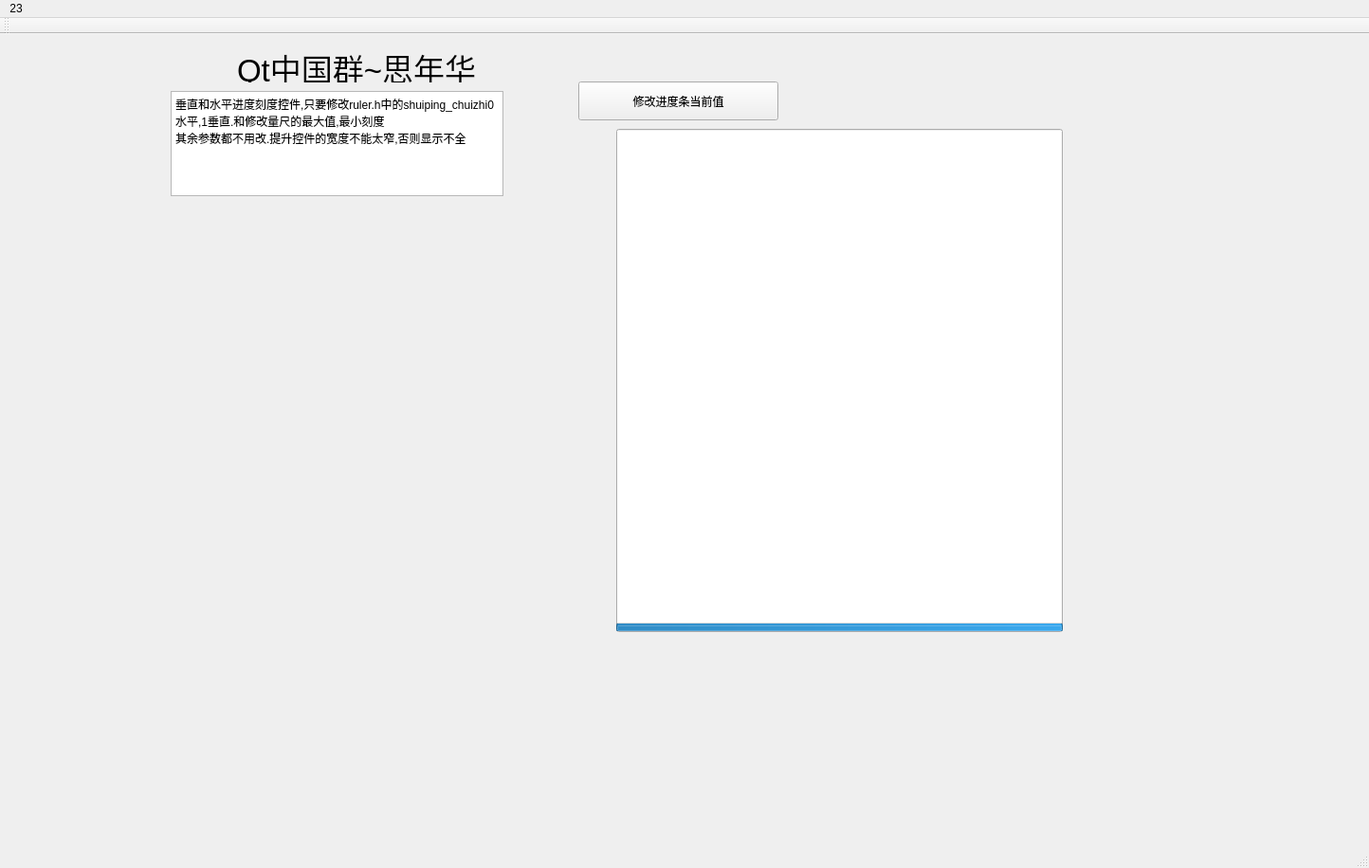
<?xml version="1.0" encoding="UTF-8"?>
<ui version="4.0">
 <class>MainWindow</class>
 <widget class="QMainWindow" name="MainWindow">
  <property name="geometry">
   <rect>
    <x>0</x>
    <y>0</y>
    <width>1444</width>
    <height>916</height>
   </rect>
  </property>
  <property name="windowTitle">
   <string>MainWindow</string>
  </property>
  <widget class="QWidget" name="centralWidget">
   <widget class="Ruler" name="progressBar">
    <property name="geometry">
     <rect>
      <x>650</x>
      <y>100</y>
      <width>471</width>
      <height>531</height>
     </rect>
    </property>
    <property name="maximum">
     <number>100</number>
    </property>
    <property name="value">
     <number>1</number>
    </property>
    <property name="textVisible">
     <bool>false</bool>
    </property>
    <property name="orientation">
     <enum>Qt::Vertical</enum>
    </property>
    <property name="invertedAppearance">
     <bool>false</bool>
    </property>
    <property name="textDirection">
     <enum>QProgressBar::BottomToTop</enum>
    </property>
   </widget>
   <widget class="QPushButton" name="pushButton">
    <property name="geometry">
     <rect>
      <x>610</x>
      <y>50</y>
      <width>211</width>
      <height>41</height>
     </rect>
    </property>
    <property name="text">
     <string>修改进度条当前值</string>
    </property>
   </widget>
   <widget class="QLabel" name="label">
    <property name="geometry">
     <rect>
      <x>250</x>
      <y>20</y>
      <width>291</width>
      <height>31</height>
     </rect>
    </property>
    <property name="font">
     <font>
      <pointsize>25</pointsize>
     </font>
    </property>
    <property name="text">
     <string>Qt中国群~思年华</string>
    </property>
   </widget>
   <widget class="QTextEdit" name="textEdit">
    <property name="geometry">
     <rect>
      <x>180</x>
      <y>60</y>
      <width>351</width>
      <height>111</height>
     </rect>
    </property>
    <property name="html">
     <string>&lt;!DOCTYPE HTML PUBLIC &quot;-//W3C//DTD HTML 4.0//EN&quot; &quot;http://www.w3.org/TR/REC-html40/strict.dtd&quot;&gt;
&lt;html&gt;&lt;head&gt;&lt;meta name=&quot;qrichtext&quot; content=&quot;1&quot; /&gt;&lt;style type=&quot;text/css&quot;&gt;
p, li { white-space: pre-wrap; }
&lt;/style&gt;&lt;/head&gt;&lt;body style=&quot; font-family:'SimSun'; font-size:9pt; font-weight:400; font-style:normal;&quot;&gt;
&lt;p style=&quot; margin-top:0px; margin-bottom:0px; margin-left:0px; margin-right:0px; -qt-block-indent:0; text-indent:0px;&quot;&gt;垂直和水平进度刻度控件,只要修改ruler.h中的shuiping_chuizhi0水平,1垂直.和修改量尺的最大值,最小刻度&lt;/p&gt;
&lt;p style=&quot; margin-top:0px; margin-bottom:0px; margin-left:0px; margin-right:0px; -qt-block-indent:0; text-indent:0px;&quot;&gt;其余参数都不用改.提升控件的宽度不能太窄,否则显示不全&lt;/p&gt;
&lt;p style=&quot;-qt-paragraph-type:empty; margin-top:0px; margin-bottom:0px; margin-left:0px; margin-right:0px; -qt-block-indent:0; text-indent:0px;&quot;&gt;&lt;br /&gt;&lt;/p&gt;&lt;/body&gt;&lt;/html&gt;</string>
    </property>
   </widget>
  </widget>
  <widget class="QMenuBar" name="menuBar">
   <property name="geometry">
    <rect>
     <x>0</x>
     <y>0</y>
     <width>1444</width>
     <height>23</height>
    </rect>
   </property>
   <widget class="QMenu" name="menu23">
    <property name="title">
     <string>23</string>
    </property>
    <addaction name="action2"/>
   </widget>
   <addaction name="menu23"/>
  </widget>
  <widget class="QToolBar" name="mainToolBar">
   <attribute name="toolBarArea">
    <enum>TopToolBarArea</enum>
   </attribute>
   <attribute name="toolBarBreak">
    <bool>false</bool>
   </attribute>
  </widget>
  <widget class="QStatusBar" name="statusBar"/>
  <action name="action2">
   <property name="text">
    <string>2</string>
   </property>
  </action>
 </widget>
 <layoutdefault spacing="6" margin="11"/>
 <customwidgets>
  <customwidget>
   <class>Ruler</class>
   <extends>QProgressBar</extends>
   <header location="global">ruler.h</header>
  </customwidget>
 </customwidgets>
 <resources/>
 <connections/>
</ui>
